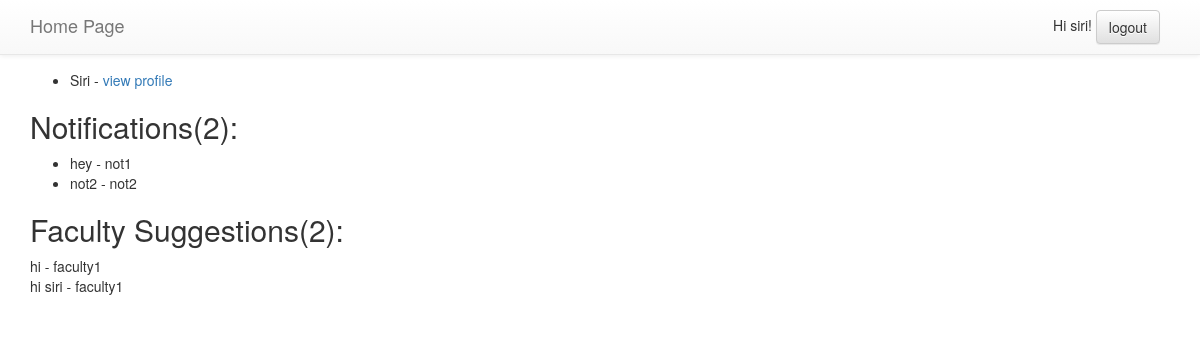
Page /student/dashboard/ (signed in) on the committed database.
### students/models.py (models this page shows)
class User(AbstractUser):
    mobile = models.CharField(max_length=100, default='')
    address = models.TextField()
    userRole = models.CharField(choices=USER_ROLES, max_length=50)

class JobNotifications(models.Model):
    title = models.CharField(max_length=30)
    notification = models.TextField()

class Suggestions(models.Model):
    student = models.ForeignKey(User, related_name="sgstn_student")
    notification = models.TextField()
    faculty = models.ForeignKey(User, related_name="sgstn_faculty")

### students/views.py (the view)
# urls.py: url(r'^student/dashboard/$', student_dashboard, name='student_dashboard'),
def student_dashboard(request):
    students = User.objects.filter(userRole = "student")
    print(students.count())
    suggestions = Suggestions.objects.filter(student=request.user)
    notifications = JobNotifications.objects.all()
    return render(request, 'student_dashboard.html', {"student": request.user, 'students': students,"suggestions": suggestions, "notifications":notifications})

### students/templates/student_dashboard.html (shortened to what this page needs)
{% extends 'base.html' %}
{% block content %}
<form method = "POST" class = "post-form">{% csrf_token %}
<ul>
  <li>{{student.first_name}} - <a href="/student/profileview/{{student.pk}}">view profile </a></li>
</ul>
<h2>Notifications({{notifications|length}}):</h2>
<ul>
{% for notification in notifications %}
<li>{{notification.title}} - {{notification.notification}} </li>
{% endfor %}
</ul>
<h2>Faculty Suggestions({{suggestions|length}}):</h2>
{% for suggestion in suggestions %}
{{suggestion.notification}} - {{suggestion.faculty}}<br>
{% endfor %}
{% endblock %}

### students/templates/base.html (shortened to what this page needs)
{% load staticfiles %}
<html>
    <head>
        <link rel="stylesheet" href="//maxcdn.bootstrapcdn.com/bootstrap/3.2.0/css/bootstrap.min.css">
        <link rel="stylesheet" href="//maxcdn.bootstrapcdn.com/bootstrap/3.2.0/css/bootstrap-theme.min.css">
        <link rel="stylesheet" href="{% static 'css/main.css' %}">
    </head>
    <body>
      <div class="navbar navbar-default navbar-fixed-top">
        <div class="container">
        <div class="navbar-header">
          {% if request.user.is_authenticated %}
          <a class="navbar-brand" href="/accounts/profile/">Home Page</a>
            {% else %}
            <a class="navbar-brand" href="/login/">Home Page</a>
            {% endif %}
        </div>
        <center>
          <div class="pull-right login-section">
          {% if user.is_authenticated %}
            Hi {{ user.username }}!
            <a href="{% url 'logout' %}"><button class="btn btn-default">logout</button></a>
          {% else %}
            <a href="{% url 'login' %}"><button class="btn btn-default">login</button></a>
          {% endif %}
          </div>
        </center>
    </div>
</div>
<div class="container">
<div class="row">
    <div class="col-md-8">
      {% block content %}
      {% endblock %}
    </div>
</div>
</div>
    </body>
</html>

### students/static/css/main.css (style rules this page uses)
body { padding-top: 70px; }
.login-section { padding: 10px; }

### rows in the picture
User: username "siri", first_name "Siri"
JobNotifications: title "hey", notification "not1"
JobNotifications: title "not2", notification "not2"
Suggestions: notification "hi", faculty "faculty1"
Suggestions: notification "hi siri", faculty "faculty1"

### other values in the picture
{{ notifications|length }} "2"
{{ suggestions|length }} "2"
